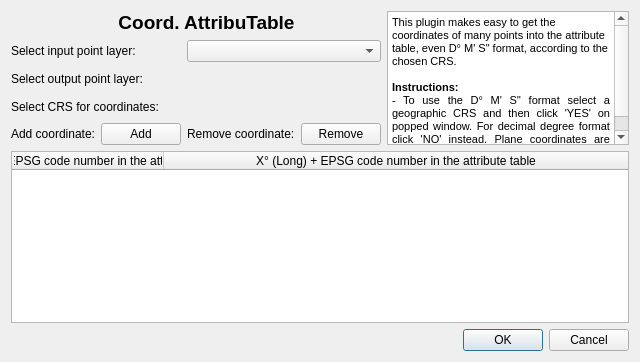
<?xml version="1.0" encoding="UTF-8"?>
<ui version="4.0">
 <class>Dialog</class>
 <widget class="QDialog" name="Dialog">
  <property name="geometry">
   <rect>
    <x>0</x>
    <y>0</y>
    <width>640</width>
    <height>362</height>
   </rect>
  </property>
  <property name="sizePolicy">
   <sizepolicy hsizetype="Preferred" vsizetype="Ignored">
    <horstretch>0</horstretch>
    <verstretch>0</verstretch>
   </sizepolicy>
  </property>
  <property name="windowTitle">
   <string>Add coordinates to attribute table</string>
  </property>
  <layout class="QGridLayout" name="gridLayout">
   <item row="2" column="3" colspan="2">
    <widget class="QgsFileWidget" name="mQgsFileWidget"/>
   </item>
   <item row="3" column="3" colspan="2">
    <widget class="QgsProjectionSelectionWidget" name="mQgsProjectionSelectionWidget"/>
   </item>
   <item row="4" column="3">
    <widget class="QLabel" name="label_6">
     <property name="text">
      <string>Remove coordinate:</string>
     </property>
    </widget>
   </item>
   <item row="0" column="2" colspan="2">
    <widget class="QLabel" name="label">
     <property name="text">
      <string>&lt;html&gt;&lt;head/&gt;&lt;body&gt;&lt;p align=&quot;center&quot;&gt;&lt;span style=&quot; font-size:14pt; font-weight:600;&quot;&gt;Coord. AttribuTable&lt;/span&gt;&lt;/p&gt;&lt;/body&gt;&lt;/html&gt;</string>
     </property>
    </widget>
   </item>
   <item row="1" column="0" colspan="3">
    <widget class="QLabel" name="label_2">
     <property name="text">
      <string>Select input point layer:</string>
     </property>
    </widget>
   </item>
   <item row="0" column="0" colspan="2">
    <spacer name="horizontalSpacer">
     <property name="orientation">
      <enum>Qt::Horizontal</enum>
     </property>
     <property name="sizeHint" stdset="0">
      <size>
       <width>91</width>
       <height>20</height>
      </size>
     </property>
    </spacer>
   </item>
   <item row="0" column="5" rowspan="5">
    <widget class="QTextBrowser" name="textBrowser">
     <property name="html">
      <string>&lt;!DOCTYPE HTML PUBLIC &quot;-//W3C//DTD HTML 4.0//EN&quot; &quot;http://www.w3.org/TR/REC-html40/strict.dtd&quot;&gt;
&lt;html&gt;&lt;head&gt;&lt;meta name=&quot;qrichtext&quot; content=&quot;1&quot; /&gt;&lt;style type=&quot;text/css&quot;&gt;
p, li { white-space: pre-wrap; }
&lt;/style&gt;&lt;/head&gt;&lt;body style=&quot; font-family:'MS Shell Dlg 2'; font-size:8.25pt; font-weight:400; font-style:normal;&quot;&gt;
&lt;p style=&quot; margin-top:0px; margin-bottom:0px; margin-left:0px; margin-right:0px; -qt-block-indent:0; text-indent:0px;&quot;&gt;This plugin makes easy to get the coordinates of many points into the attribute table, even D° M' S&amp;quot; format, according to the chosen CRS.&lt;/p&gt;
&lt;p align=&quot;justify&quot; style=&quot;-qt-paragraph-type:empty; margin-top:0px; margin-bottom:0px; margin-left:0px; margin-right:0px; -qt-block-indent:0; text-indent:0px;&quot;&gt;&lt;br /&gt;&lt;/p&gt;
&lt;p align=&quot;justify&quot; style=&quot; margin-top:0px; margin-bottom:0px; margin-left:0px; margin-right:0px; -qt-block-indent:0; text-indent:0px;&quot;&gt;&lt;span style=&quot; font-weight:600;&quot;&gt;Instructions:&lt;/span&gt;&lt;/p&gt;
&lt;p align=&quot;justify&quot; style=&quot; margin-top:0px; margin-bottom:0px; margin-left:0px; margin-right:0px; -qt-block-indent:0; text-indent:0px;&quot;&gt;- To use the D° M' S'' format select a geographic CRS and then click 'YES' on popped window. For decimal degree format click 'NO' instead. Plane coordinates are also supported.&lt;/p&gt;&lt;/body&gt;&lt;/html&gt;</string>
     </property>
    </widget>
   </item>
   <item row="1" column="3" colspan="2">
    <widget class="QgsMapLayerComboBox" name="mMapLayerComboBox"/>
   </item>
   <item row="4" column="4">
    <widget class="QPushButton" name="removeButton">
     <property name="text">
      <string>Remove</string>
     </property>
    </widget>
   </item>
   <item row="3" column="0" colspan="3">
    <widget class="QLabel" name="label_3">
     <property name="text">
      <string>Select CRS for coordinates:</string>
     </property>
    </widget>
   </item>
   <item row="2" column="0" colspan="3">
    <widget class="QLabel" name="label_4">
     <property name="text">
      <string>Select output point layer:</string>
     </property>
    </widget>
   </item>
   <item row="6" column="5">
    <widget class="QDialogButtonBox" name="buttonBox">
     <property name="orientation">
      <enum>Qt::Horizontal</enum>
     </property>
     <property name="standardButtons">
      <set>QDialogButtonBox::Cancel|QDialogButtonBox::Ok</set>
     </property>
    </widget>
   </item>
   <item row="5" column="0" colspan="6">
    <widget class="QTableWidget" name="tableWidget">
     <property name="alternatingRowColors">
      <bool>true</bool>
     </property>
     <attribute name="horizontalHeaderVisible">
      <bool>true</bool>
     </attribute>
     <attribute name="horizontalHeaderDefaultSectionSize">
      <number>152</number>
     </attribute>
     <attribute name="horizontalHeaderMinimumSectionSize">
      <number>30</number>
     </attribute>
     <attribute name="horizontalHeaderShowSortIndicator" stdset="0">
      <bool>false</bool>
     </attribute>
     <attribute name="horizontalHeaderStretchLastSection">
      <bool>true</bool>
     </attribute>
     <column>
      <property name="text">
       <string>Y° (Lat) + EPSG code number in the attribute table</string>
      </property>
     </column>
     <column>
      <property name="text">
       <string>X° (Long) + EPSG code number in the attribute table</string>
      </property>
     </column>
    </widget>
   </item>
   <item row="4" column="0">
    <widget class="QLabel" name="label_5">
     <property name="text">
      <string>Add coordinate:</string>
     </property>
    </widget>
   </item>
   <item row="4" column="1" colspan="2">
    <widget class="QPushButton" name="addButton">
     <property name="text">
      <string>Add</string>
     </property>
    </widget>
   </item>
  </layout>
 </widget>
 <customwidgets>
  <customwidget>
   <class>QgsFileWidget</class>
   <extends>QWidget</extends>
   <header>qgsfilewidget.h</header>
  </customwidget>
  <customwidget>
   <class>QgsMapLayerComboBox</class>
   <extends>QComboBox</extends>
   <header>qgsmaplayercombobox.h</header>
  </customwidget>
  <customwidget>
   <class>QgsProjectionSelectionWidget</class>
   <extends>QWidget</extends>
   <header>qgsprojectionselectionwidget.h</header>
  </customwidget>
 </customwidgets>
 <resources/>
 <connections>
  <connection>
   <sender>buttonBox</sender>
   <signal>accepted()</signal>
   <receiver>Dialog</receiver>
   <slot>accept()</slot>
   <hints>
    <hint type="sourcelabel">
     <x>248</x>
     <y>254</y>
    </hint>
    <hint type="destinationlabel">
     <x>157</x>
     <y>274</y>
    </hint>
   </hints>
  </connection>
  <connection>
   <sender>buttonBox</sender>
   <signal>rejected()</signal>
   <receiver>Dialog</receiver>
   <slot>reject()</slot>
   <hints>
    <hint type="sourcelabel">
     <x>316</x>
     <y>260</y>
    </hint>
    <hint type="destinationlabel">
     <x>286</x>
     <y>274</y>
    </hint>
   </hints>
  </connection>
 </connections>
</ui>
